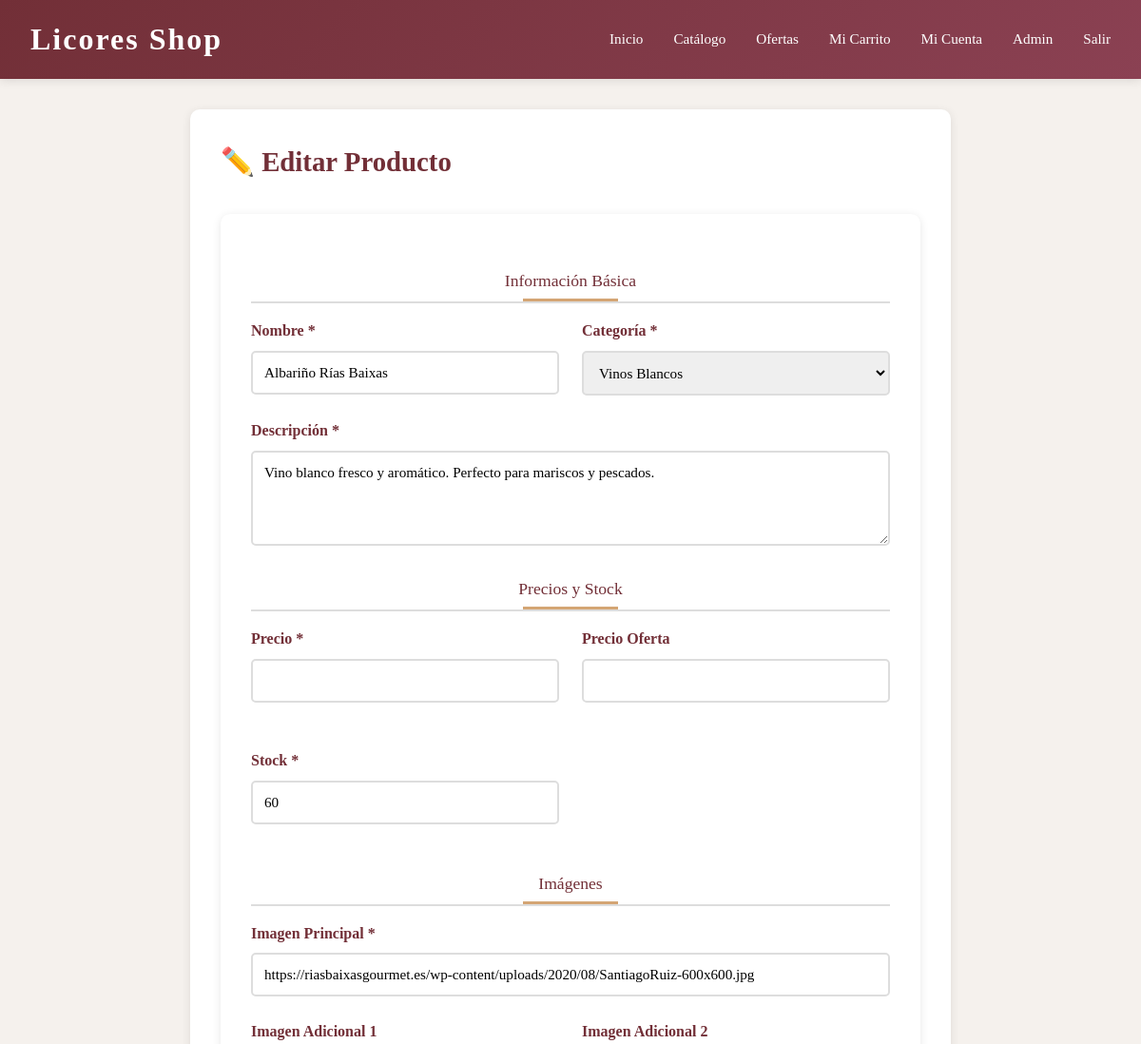
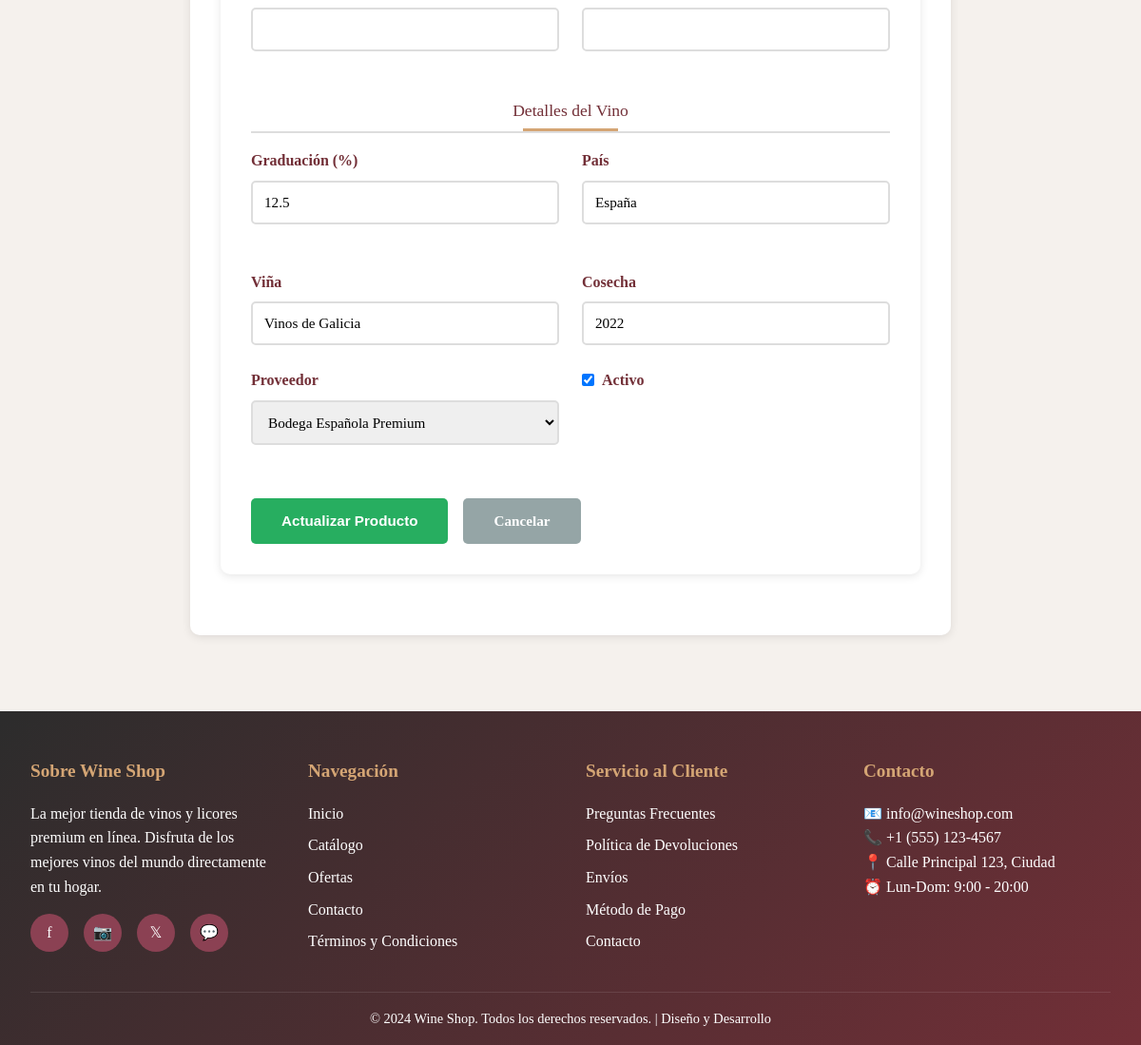
Screenshot of /productos/editar/2/ (signed in) with the database file from the repository (2 pictures, top to bottom).
### shop/models.py (models this page shows, shortened)
class Producto(models.Model):
    nombre = models.CharField(max_length=200)
    descripcion = models.TextField()
    precio = models.DecimalField(max_digits=10, decimal_places=2, validators=[MinValueValidator(0)])
    precio_oferta = models.DecimalField(max_digits=10, decimal_places=2, blank=True, null=True, validators=[MinValueValidator(0)])
    stock = models.IntegerField(default=0, validators=[MinValueValidator(0)])
    categoria = models.ForeignKey(Categoria, on_delete=models.CASCADE, related_name='productos')
    proveedor = models.ForeignKey(Proveedor, on_delete=models.SET_NULL, null=True, related_name='productos')
    imagen_url = models.URLField()
    imagen_adicional_1 = models.URLField(blank=True, null=True)
    imagen_adicional_2 = models.URLField(blank=True, null=True)
    fecha_agregado = models.DateTimeField(auto_now_add=True)
    activo = models.BooleanField(default=True)
    graduacion = models.CharField(max_length=10, blank=True, null=True)
    pais = models.CharField(max_length=50, blank=True, null=True)
    vina = models.CharField(max_length=100, blank=True, null=True)
    cosecha = models.IntegerField(blank=True, null=True)
    class Meta:
        ordering = ['-fecha_agregado']
        indexes = [
            models.Index(fields=['categoria', 'activo']),
            models.Index(fields=['nombre']),
        ]

class Categoria(models.Model):
    nombre = models.CharField(max_length=100)
    descripcion = models.TextField(blank=True, null=True)
    slug = models.SlugField(unique=True)
    parent = models.ForeignKey('self', on_delete=models.CASCADE, blank=True, null=True)
    imagen_url = models.URLField(blank=True, null=True)
    class Meta:
        verbose_name_plural = 'Categorías'
        ordering = ['nombre']

class Proveedor(models.Model):
    nombre = models.CharField(max_length=100)
    correo = models.EmailField()
    telefono = models.CharField(max_length=20)
    direccion = models.TextField()
    fecha_registro = models.DateTimeField(auto_now_add=True)

### shop/views.py (the view, shortened to what this page needs)
# urls.py: path('productos/editar/<int:id>/', views.producto_edit, name='producto_edit'),
@admin_required
def producto_edit(request, id):
    producto = get_object_or_404(Producto, id=id)
    categorias = Categoria.objects.all()
    proveedores = Proveedor.objects.all()
    context = {'producto': producto, 'categorias': categorias, 'proveedores': proveedores}
    return render(request, 'crud/producto_form.html', context)

### shop/views.py (called while the page is built)
def admin_required(view_func):
    @wraps(view_func)
    def wrapper(request, *args, **kwargs):
        if not request.user.is_authenticated:
            return redirect('login')
        if not request.user.is_superuser:
            messages.error(request, 'Acceso denegado. Solo administradores.')
            return redirect('home')
        return view_func(request, *args, **kwargs)
    return wrapper

### templates/crud/producto_form.html (shortened to what this page needs)
{% extends "crud/base_crud.html" %}
{% block crud_content %}
<div class="form-container">
    <h2 class="form-title">
        {% if producto %}✏️ Editar Producto{% else %}➕ Crear Producto{% endif %}
    </h2>
    <form method="POST">
        <div class="section-title">Información Básica</div>
        <div class="form-row">
            <div class="form-group">
                <label for="nombre">Nombre *</label>
                <input type="text" id="nombre" name="nombre" required value="{{ producto.nombre|default:'' }}">
            </div>
            <div class="form-group">
                <label for="categoria">Categoría *</label>
                <select id="categoria" name="categoria" required>
                    {% for cat in categorias %}
                    <option value="{{ cat.id }}" {% if producto.categoria.id == cat.id %}selected{% endif %}>{{ cat.nombre }}</option>
                    {% endfor %}
                </select>
            </div>
        </div>
        <div class="form-group">
            <label for="descripcion">Descripción *</label>
            <textarea id="descripcion" name="descripcion" required>{{ producto.descripcion|default:'' }}</textarea>
        </div>
        <div class="section-title">Precios y Stock</div>
        <div class="form-row">
            <div class="form-group">
                <label for="precio">Precio *</label>
                <input type="number" id="precio" name="precio" step="0.01" required value="{{ producto.precio|default:'' }}">
            </div>
            <div class="form-group">
                <label for="precio_oferta">Precio Oferta</label>
                <input type="number" id="precio_oferta" name="precio_oferta" step="0.01" value="{{ producto.precio_oferta|default:'' }}">
            </div>
            <div class="form-group">
                <label for="stock">Stock *</label>
                <input type="number" id="stock" name="stock" required value="{{ producto.stock|default:0 }}">
            </div>
        </div>
        <div class="section-title">Imágenes</div>
        <div class="form-group">
            <label for="imagen_url">Imagen Principal *</label>
            <input type="url" id="imagen_url" name="imagen_url" required value="{{ producto.imagen_url|default:'' }}">
        </div>
        <div class="form-row">
            <div class="form-group">
                <label for="imagen_adicional_1">Imagen Adicional 1</label>
                <input type="url" id="imagen_adicional_1" name="imagen_adicional_1" value="{{ producto.imagen_adicional_1|default:'' }}">
            </div>
            <div class="form-group">
                <label for="imagen_adicional_2">Imagen Adicional 2</label>
                <input type="url" id="imagen_adicional_2" name="imagen_adicional_2" value="{{ producto.imagen_adicional_2|default:'' }}">
            </div>
        </div>
        <div class="section-title">Detalles del Vino</div>
        <div class="form-row">
            <div class="form-group">
                <label for="graduacion">Graduación (%)</label>
                <input type="text" id="graduacion" name="graduacion" value="{{ producto.graduacion|default:'' }}">
            </div>
            <div class="form-group">
                <label for="pais">País</label>
                <input type="text" id="pais" name="pais" value="{{ producto.pais|default:'' }}">
            </div>
            <div class="form-group">
                <label for="vina">Viña</label>
                <input type="text" id="vina" name="vina" value="{{ producto.vina|default:'' }}">
            </div>
            <div class="form-group">
                <label for="cosecha">Cosecha</label>
                <input type="number" id="cosecha" name="cosecha" value="{{ producto.cosecha|default:'' }}">
            </div>
        </div>
        <div class="form-row">
            <div class="form-group">
                <label for="proveedor">Proveedor</label>
                <select id="proveedor" name="proveedor">
                    {% for prov in proveedores %}
                    <option value="{{ prov.id }}" {% if producto.proveedor.id == prov.id %}selected{% endif %}>{{ prov.nombre }}</option>
                    {% endfor %}
                </select>
            </div>
            <div class="form-group">
                <label for="activo" class="checkbox-group">
                    <input type="checkbox" id="activo" name="activo" {% if producto.activo %}checked{% endif %}>
                    <span>Activo</span>
                </label>
            </div>
        </div>
        <div class="form-actions">
            <button type="submit" class="btn-submit">{% if producto %}Actualizar{% else %}Crear{% endif %} Producto</button>
            <a href="{% url 'productos_list' %}" class="btn-cancel">Cancelar</a>
        </div>
    </form>
</div>
{% endblock %}

### templates/base.html (style rules this page uses)
* { margin: 0; padding: 0; box-sizing: border-box; }
:root { --primary: #722f37; --secondary: #8b4153; --accent: #d4a574; --light: #f5f1ed; --dark: #2c2c2c; --white: #ffffff; --error: #e74c3c; --success: #27ae60; }
body { font-family: 'Playfair Display', 'Georgia', serif; background-color: var(--light); color: var(--dark); line-height: 1.6; }
.section-title { font-size: 2.5rem; color: var(--primary); margin: 2rem 0 1rem; text-align: center; position: relative; padding-bottom: 1rem; }
.section-title::after { content: ''; position: absolute; bottom: 0; left: 50%; transform: translateX(-50%); width: 100px; height: 3px; background: var(--accent); }
form { background: var(--white); padding: 2rem; border-radius: 10px; box-shadow: 0 2px 10px rgba(0,0,0,0.1); margin: 2rem 0; }
.form-group { margin-bottom: 1.5rem; }
label { display: block; margin-bottom: 0.5rem; color: var(--primary); font-weight: 600; }
input, textarea, select { width: 100%; padding: 0.75rem; border: 2px solid #ddd; border-radius: 5px; font-family: 'Playfair Display', serif; font-size: 0.95rem; transition: border-color 0.3s ease; }

### templates/crud/producto_form.html (style rules this page uses)
.form-container { background: white; padding: 2rem; border-radius: 10px; box-shadow: 0 2px 10px rgba(0,0,0,0.1); max-width: 800px; margin: 0 auto; }
.form-title { font-size: 1.8rem; color: #722f37; margin-bottom: 2rem; display: flex; align-items: center; gap: 1rem; }
.form-group { margin-bottom: 1.5rem; }
.form-row { display: grid; grid-template-columns: repeat(auto-fit, minmax(250px, 1fr)); gap: 1.5rem; }
label { display: block; margin-bottom: 0.5rem; color: #722f37; font-weight: 600; }
input, textarea, select { width: 100%; padding: 0.75rem; border: 2px solid #ddd; border-radius: 5px; font-family: 'Playfair Display', serif; font-size: 0.95rem; transition: border-color 0.3s ease; }
textarea { resize: vertical; min-height: 100px; }
.form-actions { display: flex; gap: 1rem; margin-top: 2rem; flex-wrap: wrap; }
.btn-submit { background: #27ae60; color: white; padding: 0.75rem 2rem; border: none; border-radius: 5px; font-size: 0.95rem; font-weight: 600; cursor: pointer; transition: all 0.3s ease; }
.btn-cancel { background: #95a5a6; color: white; padding: 0.75rem 2rem; border: none; border-radius: 5px; font-size: 0.95rem; font-weight: 600; cursor: pointer; text-decoration: none; display: inline-block; transition: all 0.3s ease; }
.checkbox-group { display: flex; align-items: center; gap: 0.5rem; }
input[type="checkbox"] { width: auto; margin: 0; }
.section-title { font-size: 1.1rem; color: #722f37; margin-top: 1.5rem; margin-bottom: 1rem; padding-bottom: 0.5rem; border-bottom: 2px solid #ddd; }

### rows the page displays
Producto: nombre "Albariño Rías Baixas", categoria "Vinos Blancos", descripcion "Vino blanco fresco y aromático. Perfecto para mariscos y pescados.", stock "60", imagen_url "https://riasbaixasgourmet.es/wp-content/uploads/2020/08/SantiagoRuiz-600x600.jpg", graduacion "12.5", pais "España", vina "Vinos de Galicia", cosecha "2022", proveedor "Bodega Española Premium", activo "☑"
